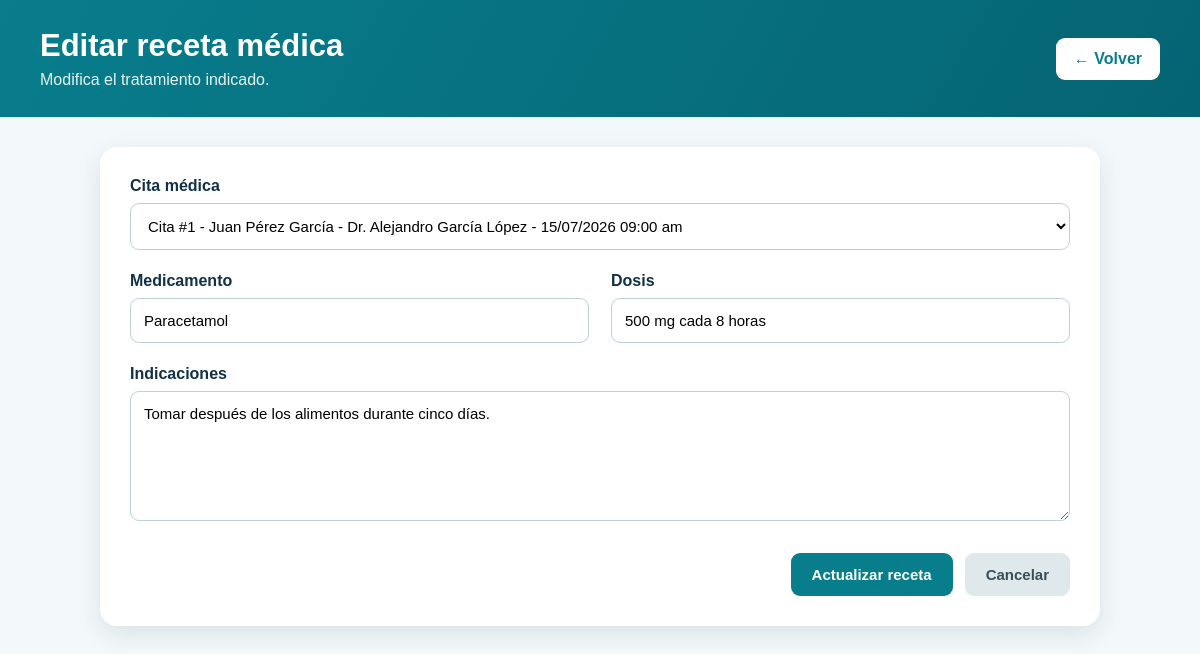
Screenshot of /hospital/recetas/editar.php?id=1 (signed in) with the database file from the repository.
### tables this page shows
CREATE TABLE `recetas` (
  `id_receta` int NOT NULL,
  `id_cita` int NOT NULL,
  `medicamento` varchar(100) NOT NULL,
  `dosis` varchar(50) NOT NULL,
  `indicaciones` varchar(255) NOT NULL
);

### hospital/recetas/editar.php (the view, shortened to what this page needs)
<?php
require_once "../conexion/conexion.php";
$idReceta = isset($_GET["id"])
    ? (int) $_GET["id"]
    : 0;
$sql = "SELECT *
        FROM recetas
        WHERE id_receta = ?";
$consulta = mysqli_prepare($conexion, $sql);
mysqli_stmt_bind_param(
    $consulta,
    "i",
    $idReceta
);
mysqli_stmt_execute($consulta);
$resultado = mysqli_stmt_get_result($consulta);
$receta = mysqli_fetch_assoc($resultado);
$sqlCitas = "SELECT
                c.id_cita,
                c.fecha_cita,
                c.estado,
                p.nombre AS nombre_paciente,
                p.apellido AS apellido_paciente,
                d.nombre AS nombre_doctor,
                d.apellido AS apellido_doctor
            FROM citas c
            INNER JOIN pacientes p
                ON c.id_paciente = p.id_paciente
            INNER JOIN doctores d
                ON c.id_doctor = d.id_doctor
            ORDER BY c.fecha_cita DESC";
$citas = mysqli_query($conexion, $sqlCitas);
?>
<!DOCTYPE html>
<html lang="es">
<head>
    <link
        rel="stylesheet"
        href="../css/estilos.css"
    >
</head>
<body class="pagina-crud">
    <header class="cabecera-crud">
        <div>
            <h1>Editar receta médica</h1>
            <p>
                Modifica el tratamiento indicado.
            </p>
        </div>
        <a
            href="index.php"
            class="boton-regresar"
        >
            ← Volver
        </a>
    </header>
    <main class="contenido-crud">
        <section class="contenedor-formulario">
            <form
                action="actualizar.php"
                method="POST"
                class="formulario-paciente"
            >
                <div class="grupo-formulario ancho-completo">
                    <label for="id_cita">
                        Cita médica
                    </label>
                    <select
                        id="id_cita"
                        name="id_cita"
                        required
                    >
                        <?php while ($cita = mysqli_fetch_assoc($citas)): ?>
                            <option
                                value="<?php echo $cita["id_cita"]; ?>"
                                <?php
                                echo $receta["id_cita"] == $cita["id_cita"]
                                    ? "selected"
                                    : "";
                                ?>
                            >
                                Cita #<?php echo $cita["id_cita"]; ?>
                            </option>
                        <?php endwhile; ?>
                    </select>
                </div>
                <div class="grupo-formulario">
                    <label for="medicamento">
                        Medicamento
                    </label>
                    <input
                        type="text"
                        id="medicamento"
                        name="medicamento"
                        maxlength="100"
                        value="<?php echo htmlspecialchars($receta["medicamento"]); ?>"
                        required
                    >
                </div>
                <div class="grupo-formulario">
                    <label for="dosis">
                        Dosis
                    </label>
                    <input
                        type="text"
                        id="dosis"
                        name="dosis"
                        maxlength="50"
                        value="<?php echo htmlspecialchars($receta["dosis"]); ?>"
                        required
                    >
                </div>
                <div class="grupo-formulario ancho-completo">
                    <label for="indicaciones">
                        Indicaciones
                    </label>
                    <textarea
                        id="indicaciones"
                        name="indicaciones"
                        rows="6"
                        maxlength="255"
                        required
                    ><?php echo htmlspecialchars($receta["indicaciones"]); ?></textarea>
                </div>
                <div class="acciones-formulario ancho-completo">
                    <button
                        type="submit"
                        class="boton-guardar"
                    >
                        Actualizar receta
                    </button>
                    <a
                        href="index.php"
                        class="boton-cancelar"
                    >
                        Cancelar
                    </a>
                </div>
            </form>
        </section>
    </main>
</body>
</html>

### hospital/css/estilos.css (style rules this page uses)
* { box-sizing: border-box; margin: 0; padding: 0; }
:root { --verde-principal: #087d8c; --verde-oscuro: #056473; --verde-claro: #dff5f6; --azul-texto: #123047; --gris-fondo: #f3f8fa; --gris-texto: #5b6c76; --blanco: #ffffff; --sombra: 0 8px 25px rgba(21, 55, 70, 0.11); }
body { font-family: Arial, Helvetica, sans-serif; color: var(--azul-texto); background-color: var(--gris-fondo); }
.pagina-crud { min-height: 100vh; background-color: #f3f8fa; }
.cabecera-crud { display: flex; justify-content: space-between; align-items: center; gap: 20px; padding: 28px 40px; background: linear-gradient(120deg, #087d8c, #056473); color: white; }
.cabecera-crud h1 { margin-bottom: 7px; font-size: 31px; }
.cabecera-crud p { color: #e4f6f8; }
.boton-regresar { padding: 12px 18px; border-radius: 9px; background-color: white; color: #087d8c; text-decoration: none; font-weight: bold; }
.contenido-crud { max-width: 1550px; margin: 0 auto; padding: 30px; }
.contenedor-formulario { max-width: 1000px; margin: 0 auto; padding: 30px; border-radius: 17px; background-color: white; box-shadow: 0 8px 25px rgba(21, 55, 70, 0.11); }
.formulario-paciente { display: grid; grid-template-columns: repeat(2, minmax(0, 1fr)); gap: 22px; }
.grupo-formulario { display: flex; flex-direction: column; gap: 8px; }
.grupo-formulario label { color: #123047; font-weight: bold; }
.grupo-formulario input, .grupo-formulario select, .grupo-formulario textarea { width: 100%; padding: 13px; border: 1px solid #bfd0d5; border-radius: 9px; background-color: white; font-family: Arial, Helvetica, sans-serif; font-size: 15px; outline: none; }
.grupo-formulario textarea { resize: vertical; }
.ancho-completo { grid-column: 1 / -1; }
.acciones-formulario { display: flex; justify-content: flex-end; gap: 12px; margin-top: 10px; }
.boton-guardar, .boton-cancelar { padding: 13px 21px; border: none; border-radius: 9px; text-decoration: none; font-size: 15px; font-weight: bold; cursor: pointer; }
.boton-guardar { background-color: #087d8c; color: white; }
.boton-cancelar { background-color: #dfe8eb; color: #374f59; }

### rows the page displays
recetas: id_cita "Cita #1 - Juan Pérez García - Dr. Alejandro García López - 15/07/2026 09:00 am", medicamento "Paracetamol", dosis "500 mg cada 8 horas", indicaciones "Tomar después de los alimentos durante cinco días."
